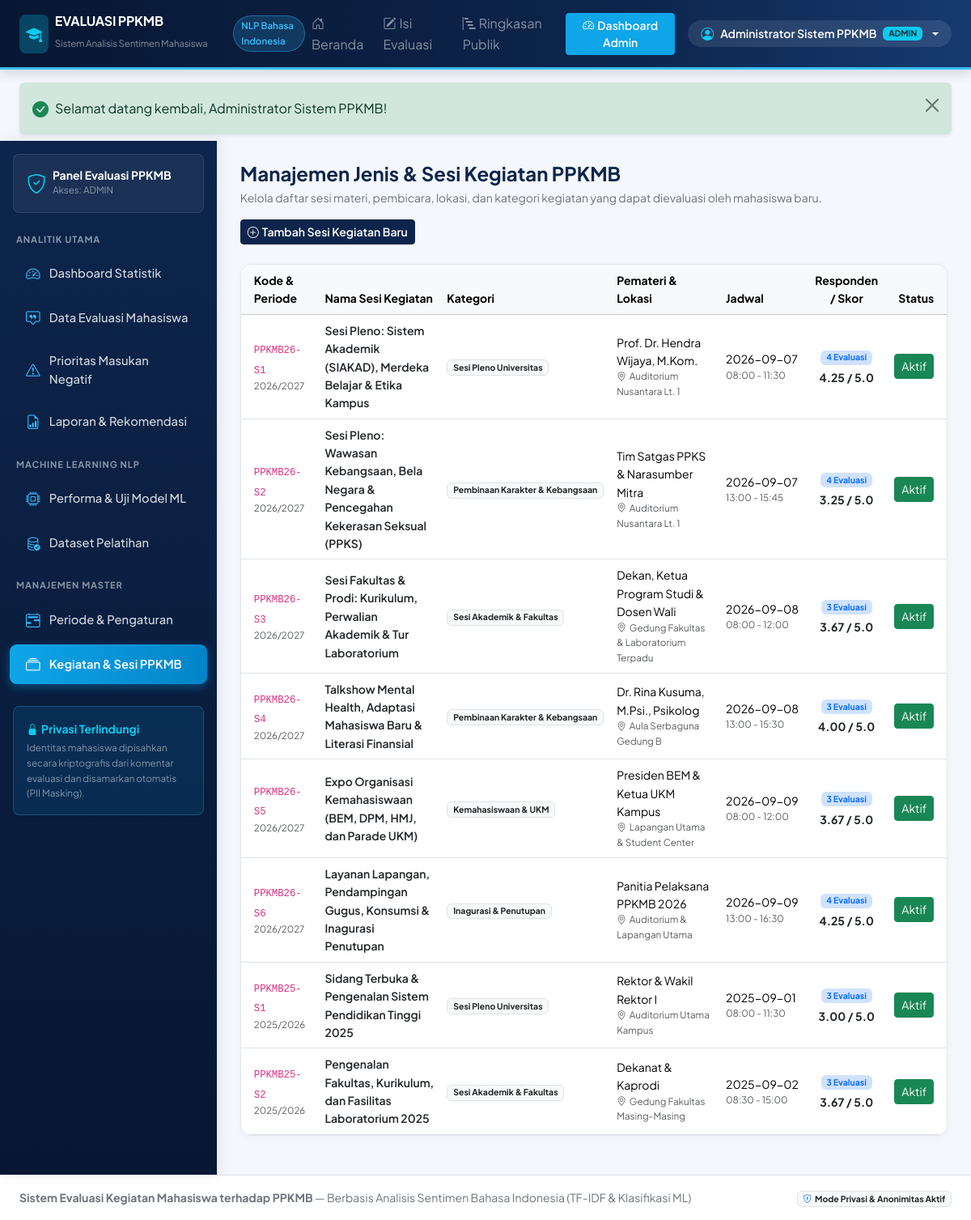
Page /admin/activities.php (signed in) on the committed database.
### tables this page shows
CREATE TABLE `activities` (
  `id` INT UNSIGNED NOT NULL AUTO_INCREMENT,
  `period_id` INT UNSIGNED NOT NULL,
  `activity_code` VARCHAR(30) NOT NULL,
  `activity_name` VARCHAR(160) NOT NULL,
  `category` VARCHAR(80) NOT NULL COMMENT 'Kategori kegiatan PPKMB',
  `speaker_name` VARCHAR(140) DEFAULT NULL,
  `location` VARCHAR(140) DEFAULT NULL,
  `activity_date` DATE NOT NULL,
  `start_time` TIME DEFAULT NULL,
  `end_time` TIME DEFAULT NULL,
  `description` TEXT DEFAULT NULL,
  `is_active` TINYINT(1) NOT NULL DEFAULT 1,
  `created_at` DATETIME NOT NULL DEFAULT CURRENT_TIMESTAMP,
  PRIMARY KEY (`id`),
  UNIQUE KEY `uk_activities_code_period` (`period_id`, `activity_code`),
  KEY `idx_activities_category` (`category`),
  KEY `idx_activities_date` (`activity_date`),
  CONSTRAINT `fk_activities_period` FOREIGN KEY (`period_id`)
    REFERENCES `periods` (`id`) ON DELETE CASCADE ON UPDATE CASCADE
);

CREATE TABLE `periods` (
  `id` INT UNSIGNED NOT NULL AUTO_INCREMENT,
  `academic_year` VARCHAR(20) NOT NULL COMMENT 'Contoh: 2026/2027',
  `period_name` VARCHAR(120) NOT NULL COMMENT 'Contoh: PPKMB Universitas 2026',
  `theme` VARCHAR(255) DEFAULT NULL,
  `start_date` DATE NOT NULL,
  `end_date` DATE NOT NULL,
  `target_participants` INT UNSIGNED NOT NULL DEFAULT 1000,
  `is_active` TINYINT(1) NOT NULL DEFAULT 1 COMMENT '1 = Periode aktif untuk pengisian form',
  `allow_anonymous` TINYINT(1) NOT NULL DEFAULT 1 COMMENT '1 = Izinkan evaluasi tanpa identitas',
  `allow_student_summary` TINYINT(1) NOT NULL DEFAULT 1 COMMENT '1 = Mahasiswa dapat melihat ringkasan umum',
  `description` TEXT DEFAULT NULL,
  `created_at` DATETIME NOT NULL DEFAULT CURRENT_TIMESTAMP,
  `updated_at` DATETIME NOT NULL DEFAULT CURRENT_TIMESTAMP ON UPDATE CURRENT_TIMESTAMP,
  PRIMARY KEY (`id`),
  UNIQUE KEY `uk_periods_year_name` (`academic_year`, `period_name`),
  KEY `idx_periods_active` (`is_active`, `start_date`)
);

### config/database.php (called while the page is built, shortened)
<?php
function e(mixed $value): string {
    return htmlspecialchars((string)($value ?? ''), ENT_QUOTES | ENT_SUBSTITUTE, 'UTF-8');
}
    ?>

### admin/activities.php (the view, shortened to what this page needs)
<?php
require_once __DIR__ . '/../includes/auth.php';
$activities = $pdo->query(
    "SELECT a.*, p.academic_year, p.period_name,
            (SELECT COUNT(*) FROM evaluations e WHERE e.activity_id = a.id) AS eval_count,
            (SELECT ROUND(AVG(e.rating_keseluruhan), 2) FROM evaluations e WHERE e.activity_id = a.id) AS avg_score
     FROM activities a
     JOIN periods p ON p.id = a.period_id
     ORDER BY a.period_id DESC, a.activity_date ASC, a.start_time ASC"
)->fetchAll();
require_once __DIR__ . '/../includes/header.php';
?>
<div class="app-wrapper">
    <?php require_once __DIR__ . '/../includes/sidebar.php'; ?>
    <main class="main-content">
        <div class="d-flex flex-wrap align-items-center justify-content-between gap-3 mb-4">
            <div>
                <h4 class="fw-bold mb-1" style="color: #0d254c;">Manajemen Jenis &amp; Sesi Kegiatan PPKMB</h4>
                <p class="text-secondary small mb-0">
                    Kelola daftar sesi materi, pembicara, lokasi, dan kategori kegiatan yang dapat dievaluasi oleh mahasiswa baru.
                </p>
            </div>
            <button class="btn btn-navy btn-sm" data-bs-toggle="collapse" data-bs-target="#formAddActivity">
                <i class="bi bi-plus-circle me-1"></i>Tambah Sesi Kegiatan Baru
            </button>
        </div>
        <div class="card-modern overflow-hidden">
            <div class="table-responsive">
                <table class="table table-hover align-middle small mb-0">
                    <thead class="table-light">
                        <tr>
                            <th class="ps-3">Kode &amp; Periode</th>
                            <th>Nama Sesi Kegiatan</th>
                            <th>Kategori</th>
                            <th>Pemateri &amp; Lokasi</th>
                            <th>Jadwal</th>
                            <th class="text-center">Responden / Skor</th>
                            <th class="text-end pe-3">Status</th>
                        </tr>
                    </thead>
                    <tbody>
                        <?php foreach ($activities as $a): ?>
                            <tr>
                                <td class="ps-3">
                                    <code><?= e($a['activity_code']) ?></code>
                                    <div class="text-muted" style="font-size:0.72rem;"><?= e($a['academic_year']) ?></div>
                                </td>
                                <td class="fw-semibold text-dark" style="max-width:260px;">
                                    <?= e($a['activity_name']) ?>
                                </td>
                                <td><span class="badge bg-light text-dark border"><?= e($a['category']) ?></span></td>
                                <td>
                                    <div><?= e($a['speaker_name'] ?: '-') ?></div>
                                    <div class="text-muted" style="font-size:0.73rem;"><i class="bi bi-geo-alt me-1"></i><?= e($a['location'] ?: '-') ?></div>
                                </td>
                                <td class="text-nowrap">
                                    <div><?= e($a['activity_date']) ?></div>
                                    <div class="text-muted" style="font-size:0.73rem;"><?= e(substr((string)$a['start_time'], 0, 5) . ' - ' . substr((string)$a['end_time'], 0, 5)) ?></div>
                                </td>
                                <td class="text-center">
                                    <span class="badge bg-primary-subtle text-primary"><?= (int)$a['eval_count'] ?> Evaluasi</span>
                                    <?php if ($a['avg_score']): ?>
                                        <div class="fw-bold text-dark mt-1"><?= number_format((float)$a['avg_score'], 2) ?> / 5.0</div>
                                    <?php endif; ?>
                                </td>
                                <td class="text-end pe-3">
                                    <form method="post" class="d-inline">
                                        <button type="submit" class="btn btn-sm <?= (int)$a['is_active'] === 1 ? 'btn-success' : 'btn-outline-secondary' ?>">
                                            <?= (int)$a['is_active'] === 1 ? 'Aktif' : 'Nonaktif' ?>
                                        </button>
                                    </form>
                                </td>
                            </tr>
                        <?php endforeach; ?>
                    </tbody>
                </table>
            </div>
        </div>
    </main>
</div>
<?php require_once __DIR__ . '/../includes/footer.php'; ?>

### assets/css/style.css (style rules this page uses)
:root { --navy-900: #071733; --navy-800: #0d254c; --navy-700: #163a70; --sky-500: #0ea5e9; --sky-400: #38bdf8; --sky-100: #e0f2fe; --sky-50: #f0f9ff; --surface-bg: #f4f7fb; --card-bg: #ffffff; --text-main: #0f172a; --text-muted: #475569; --border-soft: #e2e8f0; }
body { font-family: 'Plus Jakarta Sans', 'Inter', -apple-system, BlinkMacSystemFont, "Segoe UI", Roboto, sans-serif; background-color: var(--surface-bg); color: var(--text-main); line-height: 1.6; overflow-x: hidden; }
.app-wrapper { display: flex; min-height: calc(100vh - 64px); }
.main-content { flex-grow: 1; min-width: 0; padding: 1.6rem 1.8rem 3rem; }
.card-modern { background: var(--card-bg); border: 1px solid var(--border-soft); border-radius: 0.85rem; box-shadow: 0 2px 8px rgba(15, 23, 42, 0.04); }
.btn-navy { background-color: var(--navy-800); border-color: var(--navy-800); color: #ffffff; font-weight: 600; }

### rows in the picture
activities: activity_code "PPKMB26-S1", period.academic_year "2026/2027", activity_name "Sesi Pleno: Sistem Akademik (SIAKAD), Merdeka Belajar & Etika Kampus", category "Sesi Pleno Universitas", speaker_name "Prof. Dr. Hendra Wijaya, M.Kom.", location "Auditorium Nusantara Lt. 1", activity_date "2026-09-07", start_time+end_time "08:00 - 11:30", eval_count "4", avg_score "4.25", is_active "Aktif"
activities: activity_code "PPKMB26-S2", period.academic_year "2026/2027", activity_name "Sesi Pleno: Wawasan Kebangsaan, Bela Negara & Pencegahan Kekerasan Seksual (PPKS)", category "Pembinaan Karakter & Kebangsaan", speaker_name "Tim Satgas PPKS & Narasumber Mitra", location "Auditorium Nusantara Lt. 1", activity_date "2026-09-07", start_time+end_time "13:00 - 15:45", eval_count "4", avg_score "3.25", is_active "Aktif"
activities: activity_code "PPKMB26-S3", period.academic_year "2026/2027", activity_name "Sesi Fakultas & Prodi: Kurikulum, Perwalian Akademik & Tur Laboratorium", category "Sesi Akademik & Fakultas", speaker_name "Dekan, Ketua Program Studi & Dosen Wali", location "Gedung Fakultas & Laboratorium Terpadu", activity_date "2026-09-08", start_time+end_time "08:00 - 12:00", eval_count "3", avg_score "3.67", is_active "Aktif"
activities: activity_code "PPKMB26-S4", period.academic_year "2026/2027", activity_name "Talkshow Mental Health, Adaptasi Mahasiswa Baru & Literasi Finansial", category "Pembinaan Karakter & Kebangsaan", speaker_name "Dr. Rina Kusuma, M.Psi., Psikolog", location "Aula Serbaguna Gedung B", activity_date "2026-09-08", start_time+end_time "13:00 - 15:30", eval_count "3", avg_score "4.00", is_active "Aktif"
activities: activity_code "PPKMB26-S5", period.academic_year "2026/2027", activity_name "Expo Organisasi Kemahasiswaan (BEM, DPM, HMJ, dan Parade UKM)", category "Kemahasiswaan & UKM", speaker_name "Presiden BEM & Ketua UKM Kampus", location "Lapangan Utama & Student Center", activity_date "2026-09-09", start_time+end_time "08:00 - 12:00", eval_count "3", avg_score "3.67", is_active "Aktif"
activities: activity_code "PPKMB26-S6", period.academic_year "2026/2027", activity_name "Layanan Lapangan, Pendampingan Gugus, Konsumsi & Inagurasi Penutupan", category "Inagurasi & Penutupan", speaker_name "Panitia Pelaksana PPKMB 2026", location "Auditorium & Lapangan Utama", activity_date "2026-09-09", start_time+end_time "13:00 - 16:30", eval_count "4", avg_score "4.25", is_active "Aktif"
activities: activity_code "PPKMB25-S1", period.academic_year "2025/2026", activity_name "Sidang Terbuka & Pengenalan Sistem Pendidikan Tinggi 2025", category "Sesi Pleno Universitas", speaker_name "Rektor & Wakil Rektor I", location "Auditorium Utama Kampus", activity_date "2025-09-01", start_time+end_time "08:00 - 11:30", eval_count "3", avg_score "3.00", is_active "Aktif"
activities: activity_code "PPKMB25-S2", period.academic_year "2025/2026", activity_name "Pengenalan Fakultas, Kurikulum, dan Fasilitas Laboratorium 2025", category "Sesi Akademik & Fakultas", speaker_name "Dekanat & Kaprodi", location "Gedung Fakultas Masing-Masing", activity_date "2025-09-02", start_time+end_time "08:30 - 15:00", eval_count "3", avg_score "3.67", is_active "Aktif"

### other values in the picture
$currUser['full_name'] "Administrator Sistem PPKMB"
$currUser['role'] "ADMIN"
$f['message'] "Selamat datang kembali, Administrator Sistem PPKMB!"
$currRole "ADMIN"
